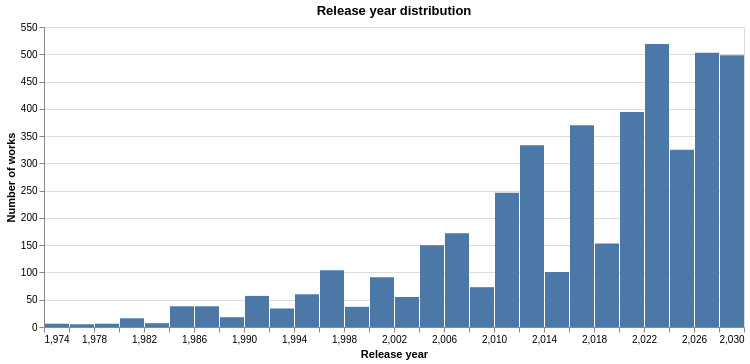

This figure's notebook cell:
### Markdown cell above
## 8. Release date distribution
When were these works released? A histogram (using `.bin()` — your first Altair transformation!) reveals the timeline.

### Code cell
# Filter to works that have a valid year
year_df = nodes_df.dropna(subset=['release_date']).copy()
year_df = year_df[(year_df['release_date'] >= 1900) &
                  (year_df['release_date'] <= 2030)]

alt.Chart(year_df).mark_bar().encode(
    alt.X('release_date:Q').bin(maxbins=40).title('Release year'),
    alt.Y('count():Q').title('Number of works'),
    tooltip=['count()']
).properties(
    width=700, height=300,
    title='Release year distribution'
)

### Figure 1 — Vega-Lite specification as saved in the notebook (floating-point values rounded to 4 significant figures; data arrays with more than 128 entries replaced by an {"elided": "..."} marker saying what was removed)
{"config": {"view": {"continuousWidth": 300, "continuousHeight": 300}}, "data": {"name": "data-4b5cdd22f649e98ed81bcdbb4497c0a2"}, "mark": {"type": "bar"}, "encoding": {"tooltip": [{"aggregate": "count", "type": "quantitative"}], "x": {"bin": {"maxbins": 40}, "field": "release_date", "title": "Release year", "type": "quantitative"}, "y": {"aggregate": "count", "title": "Number of works", "type": "quantitative"}}, "height": 300, "title": "Release year distribution", "width": 700, "$schema": "https://vega.github.io/schema/vega-lite/v6.4.1.json", "datasets": {"data-4b5cdd22f649e98ed81bcdbb4497c0a2": {"elided": "4409 records"}}}
